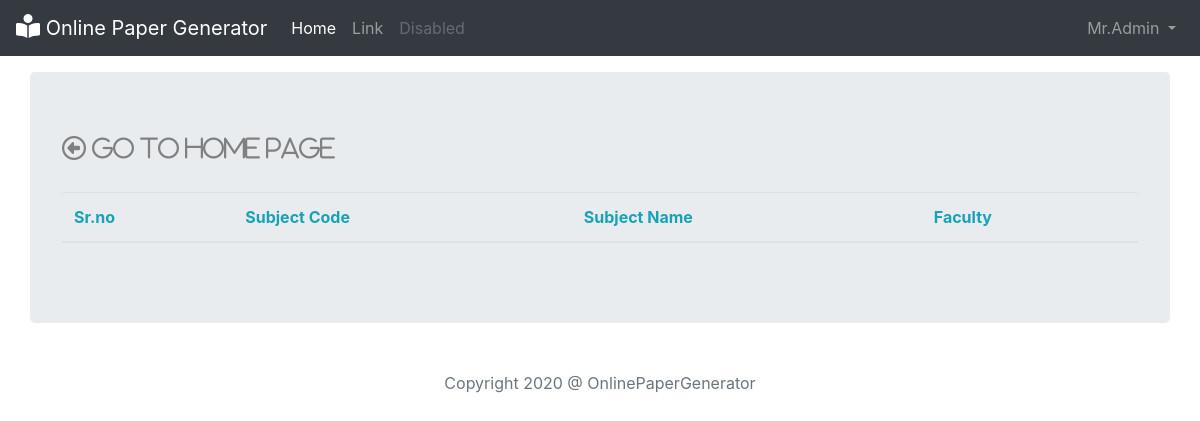
The app's page /adminhome/allocatesubject/ (signed in), older data.
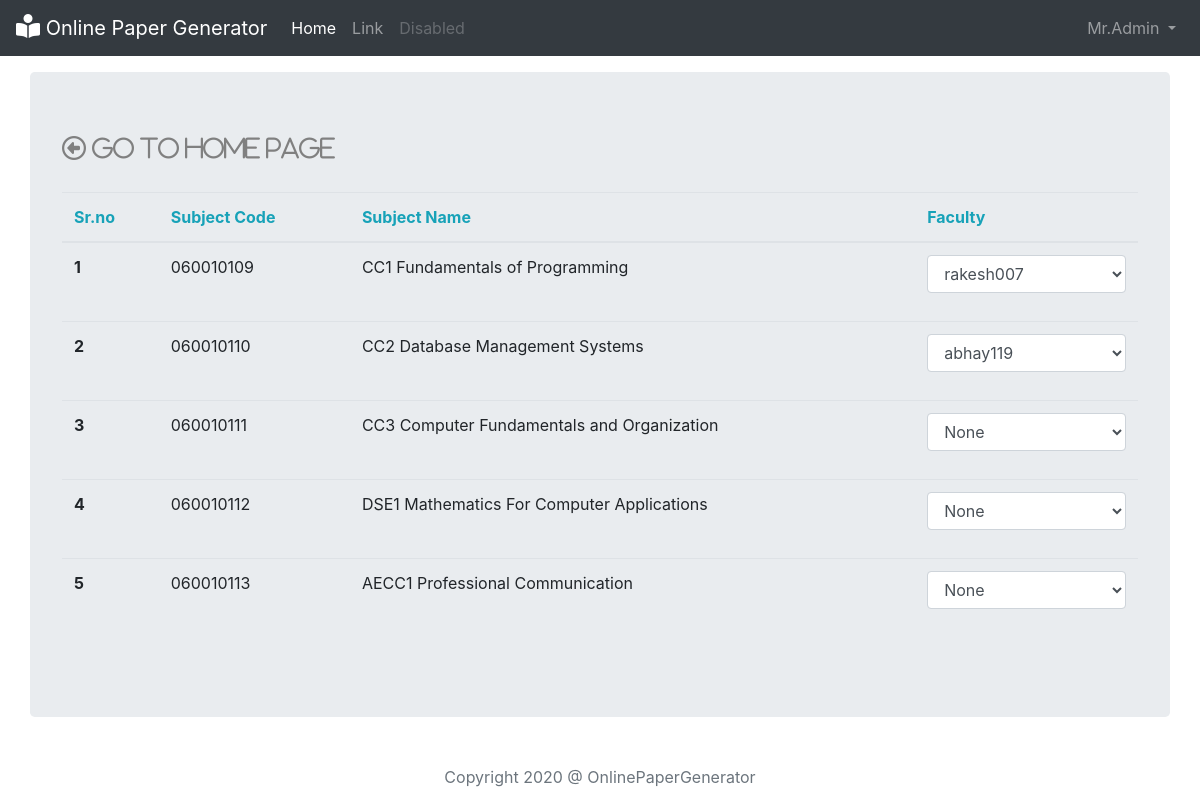
The same page, newer data.
### OnlinePaperGenerator/models.py (models this page shows, shortened)
class subject(models.Model):
    subject_code = models.CharField(default = "", max_length=15)
    subject_name = models.CharField(max_length=100)
    sem = models.IntegerField()
    faculty = models.CharField(max_length=50,null=True, blank=True)

### OnlinePaperGenerator/views.py (the view)
# urls.py: path('adminhome/allocatesubject/', views.allocatesubject, name="allocatesubject"),
def allocatesubject(request):
    if request.user.is_superuser:
        sub = subject.objects.all()
        fac = User.objects.all()
        params = {
            "obj": sub,
            "faculty": fac
            }
        return render(request, "admin/allocatesubject.html",params)
    else:
        return HttpResponse("error 404: page not found")

### templates/admin/allocatesubject.html (shortened to what this page needs)
{% extends 'base.html' %}
{% block body %}
<div class="container mt-3 jumbotron">
    <a href="/adminhome/"><i class='far fa-arrow-alt-circle-left mb-3' style='font-size:24px;color:gray'> Go To Home Page</i></a>
    <table class="table mt-3">
        <thead class="text-info">
            <tr>
                <th scope="col">Sr.no</th>
                <th scope="col">Subject Code</th>
                <th scope="col">Subject Name</th>
                <th scope="col">Faculty</th>
            </tr>
        </thead>
        <tbody>
            {% for item in obj %}
            <tr id={{forloop.counter}}>
                <th scope="row">{{forloop.counter}}</th>
                <td name={{item.subject_code}}>{{ item.subject_code }}</td>
                <td>{{ item.subject_name }}</td>
                <td>
                    <div class="form-group">
                        <select id="inputState" class="form-control " onchange="demo({{forloop.counter}})">
                            {% if item.faculty == "" %}
                            <option disabled selected>Choose...</option>
                            {% else %}
                            <option selected>{{item.faculty}}</option>
                            {% endif %}
                        </select>
                    </div>
                </td>
            </tr>
            {% endfor %}
        </tbody>
    </table>
</div>
{% endblock %}

### templates/base.html (shortened to what this page needs)
<!doctype html>
<html lang="en">
<head>
  <link rel="stylesheet" href="https://stackpath.bootstrapcdn.com/bootstrap/4.4.1/css/bootstrap.min.css"
>
</head>
<nav class="navbar navbar-expand-lg navbar-dark bg-dark" id="navbar">
  <a class="navbar-brand" href="/">
    <i class='fas fa-book-reader' style='font-size:24px;color:white'></i>
    Online Paper Generator</a>
  <div class="collapse navbar-collapse" id="navbarSupportedContent">
    <ul class="navbar-nav mr-auto">
      <li class="nav-item active">
        {% if request.user.is_superuser %}
        <a class="nav-link" href="/adminhome/">Home <span class="sr-only">(current)</span></a>
        {% else %}
        <a class="nav-link" href="/home/{{request.user.username}}">Home <span class="sr-only">(current)</span></a>
        {% endif %}
      </li>
      <li class="nav-item">
        <a class="nav-link" href="#">Link</a>
      </li>
      <li class="nav-item">
        <a class="nav-link disabled" href="#" tabindex="-1" aria-disabled="true">Disabled</a>
      </li>
    </ul>
    {% if user.is_authenticated %}
    <ul class="navbar-nav ml-auto">
      <li class="nav-item dropdown">
        <a class="nav-link dropdown-toggle" href="#" id="navbarDropdown" role="button" data-toggle="dropdown"
          aria-haspopup="true" aria-expanded="false">
          {{request.user.first_name}}
        </a>
      </li>
    </ul>
    {% else %}
    <button type="button" class="btn btn-outline-success mx-3" data-toggle="modal"
      data-target="#loginmodal">Login</button>
    <button type="button" class="btn btn-outline-success" data-toggle="modal"
      data-target="#registrationmodal">Signup</button>
    {% endif %}
  </div>
</nav>
<body>
  {% autoescape on %}
  {% block body %} {% endblock %}
  <footer class="footer mt-auto py-3">
    <div class="container">
      <center>
        <span class="text-muted">Copyright 2020 @ OnlinePaperGenerator</span>
      </center>
    </div>
  </footer>
  {% endautoescape %}
</body>
</html>

Row changes from the older to the newer data that the page shows:
added subject: subject_code "060010109", subject_name "CC1 Fundamentals of Programming", faculty "rakesh007"
added subject: subject_code "060010110", subject_name "CC2 Database Management Systems", faculty "abhay119"
added subject: subject_code "060010111", subject_name "CC3 Computer Fundamentals and Organization", faculty "None"
added subject: subject_code "060010112", subject_name "DSE1 Mathematics For Computer Applications", faculty "None"
added subject: subject_code "060010113", subject_name "AECC1 Professional Communication", faculty "None"
